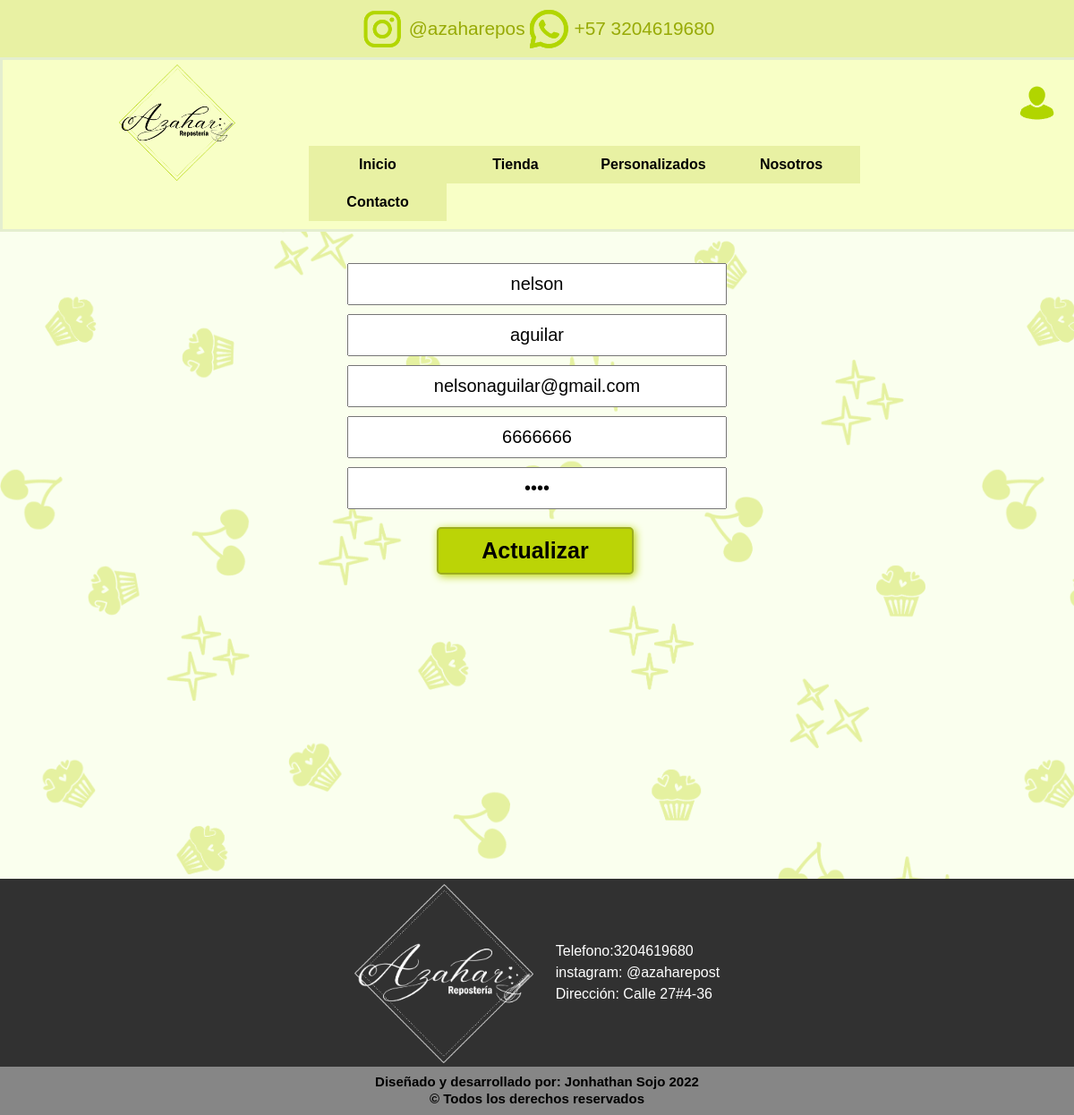
The page /vistas/edit_usuario.php?id=1 on the database its author committed.
### tables this page shows
CREATE TABLE `usuarios` (
  `id` int(50) NOT NULL,
  `nombre` varchar(100) NOT NULL,
  `apellido` varchar(100) NOT NULL,
  `correo` varchar(100) NOT NULL,
  `telefono` varchar(100) NOT NULL,
  `contraseña` varchar(100) NOT NULL,
  `tipo_usuario` int(50) NOT NULL DEFAULT 2
);

### vistas/edit_usuario.php (the view, shortened to what this page needs)
<?php
    require("../controlador/plantillas/header.php")
 ?>
    <?php
        include("../controlador/db.php");
        if(isset($_GET['id'])){
            $id = $_GET['id'];
            $query = "SELECT * FROM usuarios WHERE id = $id";
            $result = mysqli_query($conexion, $query);
            if(mysqli_num_rows($result) == 1) {
                $row = mysqli_fetch_array($result);
                $nombre = $row['nombre'];
                $apellido = $row['apellido'];
                $correo = $row['correo'];
                $telefono = $row['telefono'];
                $contraseña = $row['contraseña'];
            }
        }
    ?>
    <div class="contenedor-tabla-mod">
        <div class="contenedor-columnas">
            <div class="form1">
                    <form action="edit_usuario.php?id=<?php echo $_GET['id']?>" method="post">
                        <input type="text" placeholder="actualiza el nombre" name="nombre" value="<?php echo $nombre?>">
                        <input type="text" placeholder="actualiza el apellido" name="apellido" value="<?php echo $apellido?>">
                        <input type="text" placeholder="actualiza el correo" name="correo" value="<?php echo $correo?>">
                        <input type="text" placeholder="actualiza el telefono" name="telefono" value="<?php echo $telefono?>">
                        <input type="password" placeholder="Contraseña" name="contraseña" value="<?php echo $contraseña?>">
                       <button class="form-btn" name="update">Actualizar</button>
                </form>
            </div>
        </div>
    </div>
<?php
    require("../controlador/plantillas/footer.php")
 ?>

### vistas/css/style.css (style rules this page uses)
body { background: #faffee;; background-image: url(../Proyecto-SICIDD/img/fondo2.png); background-size: contain; font-family: Helvetica; margin: 0; padding: 0; }
.form1 { display: flex; justify-content: center; }
form { display: flex; justify-content: center; flex-direction: column; margin-bottom: 30px; margin-top: 30px; text-align: center; }
form input { padding: 10px; margin: 5px 0px; width: 400px; }
form input[type="text"] { font-size: 20px; text-align: center; }
form input[type="password"] { font-size: 20px; text-align: center; }
button { width: 220px; background: #bbd406; font-weight: bold; font-weight: bold; font-size: 25px; margin-top: 15px; padding: 10px; border-radius: 5px; border: 2px solid #9dae1e; box-shadow: 2px 2px 10px #bbd406; text-align: center; margin-left: 100px; }

### rows shown on the page
usuarios: nombre "nelson", apellido "aguilar", correo "nelsonaguilar@gmail.com", telefono "6666666"
